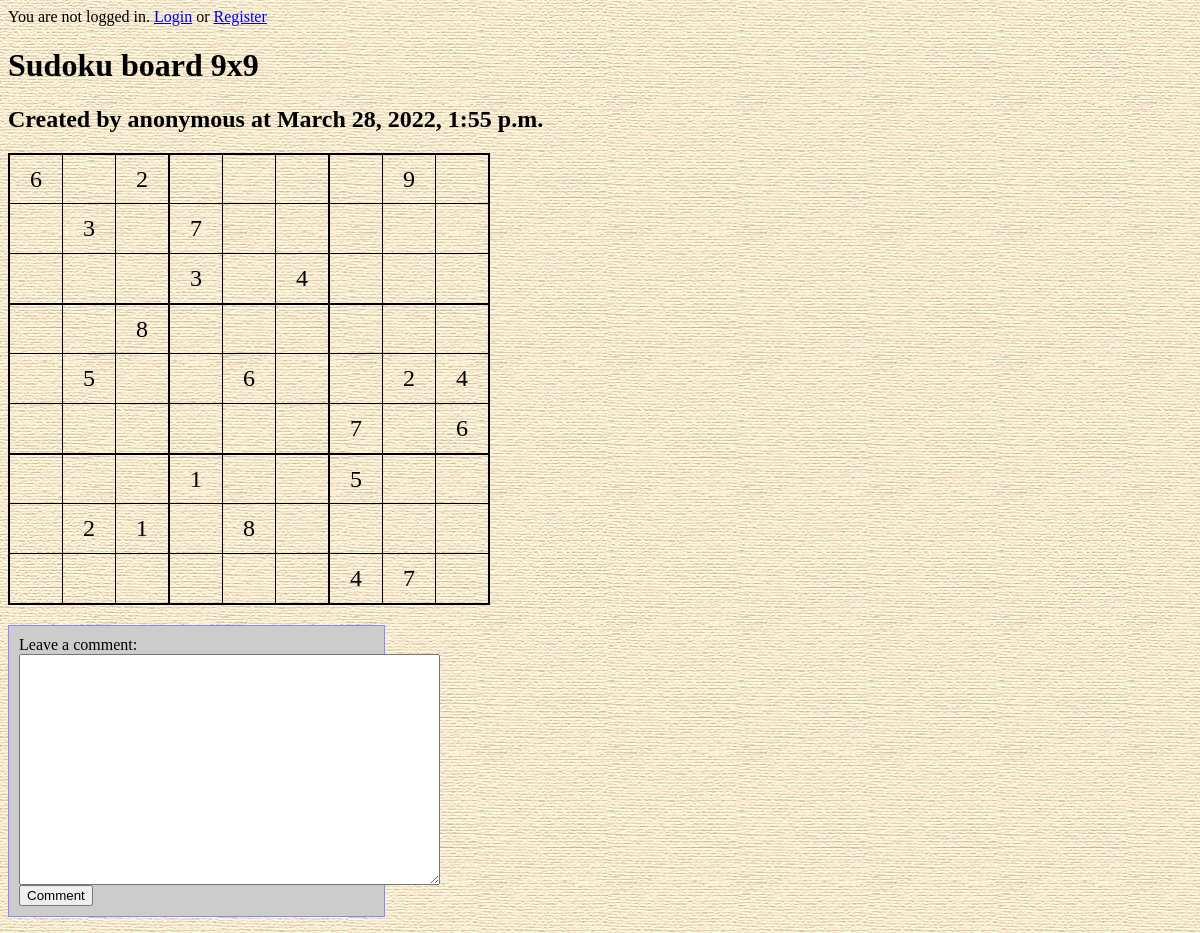
/sudoku/saved/9/, run on an earlier commit of the app's database.
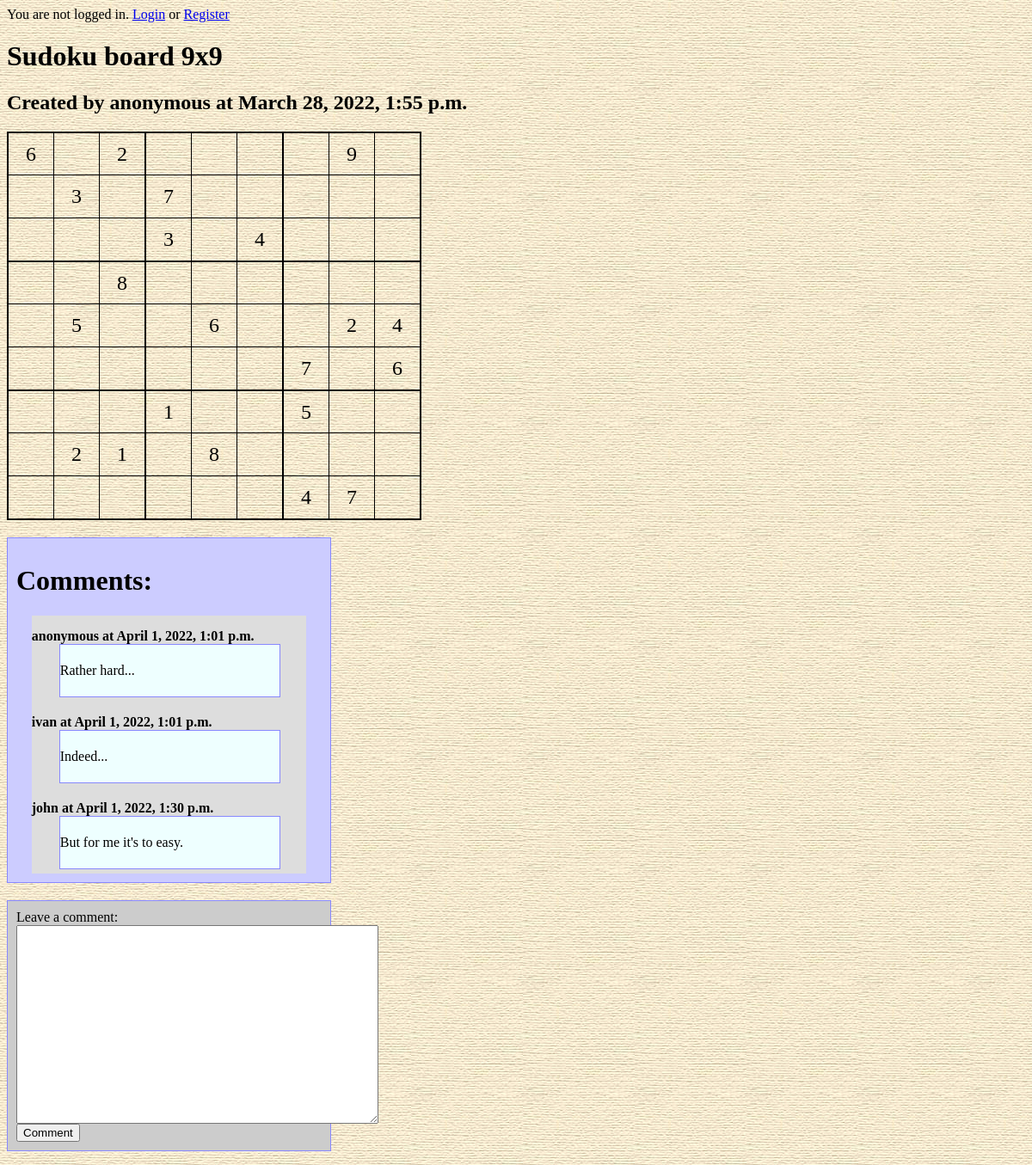
And on a later commit of the database.
### sudoku/models.py (models this page shows, shortened)
class SudokuBlogUser(models.Model):
    loginname = models.CharField(max_length=50)
    firstname = models.CharField(max_length=50)
    lastname = models.CharField(max_length=50)
    is_registered_user = models.BooleanField()
    password_hash = models.CharField(max_length=100)
    def __str__(self):
        return self.loginname

class SavedSudoku(models.Model):
    sudoku_dimensions_field = models.IntegerField()
    sudoku_dimensions_house = models.IntegerField()
    sudoku_state = models.CharField(max_length=500)
    pub_date = models.DateTimeField()
    sudoku_user = models.ForeignKey(SudokuBlogUser, on_delete=models.CASCADE)

class SudokuComment(models.Model):
    saved_sudoku = models.ForeignKey(SavedSudoku, on_delete=models.CASCADE)
    comment_user = models.ForeignKey(SudokuBlogUser, on_delete=models.CASCADE)
    comment_text = models.CharField(max_length=1000)
    pub_date = models.DateTimeField()

### sudoku/views.py (the view)
# urls.py: path('saved/<int:sudoku_id>/', views.saved, name='saved'),
def saved(request, sudoku_id):
    context = get_savedsudoku_context(sudoku_id)
    add_header_context(request, context)
    return render(request,'sudoku/saved.html', context)

### sudoku/user.py (called while the page is built, shortened)
def get_logged_in_session(request):
    session_id = request.COOKIES.get(MY_AUTH_COOKIE)
    if session_id is None:
        return None

def get_logged_in_user(request):
    session = get_logged_in_session(request)
    if session is None:
        return None
    return session.sudoku_user

### sudoku/views.py (called while the page is built)
def prepare_grid(sud):
    grid_emptycells = []
    size = sud.sudoku_dimensions_field
    house_size = sud.sudoku_dimensions_house
    for row in range(size):
        tmp = []
        for col in range(size):
            cell_text = sud.sudoku_state[row * size + col]
            if cell_text == "0":
                cell_text = ""
            style=""
            if row % house_size == 0:
                style = style + "upper"
            if col % house_size == 0:
                style = style + "left"
            if style=="":
                style="usual"
            tmp.append(SudokuCell(cell_text, style))
        grid_emptycells.append(tmp)
    return grid_emptycells

def add_header_context(request, context):
    user = get_logged_in_user(request)
    if user is not None:
        context['logged_in_user'] = user

def get_sudoku_context(sud, temp=False):
    grid_emptycells = prepare_grid(sud)
    if temp:
        sudoku_id = None
        comments = None
    else:
        sudoku_id = sud.id
        comments = sud.sudokucomment_set.filter(saved_sudoku_id=sudoku_id)
    context = {
        'sudoku_grid': grid_emptycells,
        'sudoku_id': sudoku_id,
        'sudoku_user': sud.sudoku_user,
        'sudoku_date': sud.pub_date,
        'sudoku_comments': comments
    }
    return context

def get_savedsudoku_context(sudoku_id):
    sud = get_object_or_404(SavedSudoku, pk=sudoku_id)
    return get_sudoku_context(sud)

### sudoku/templates/sudoku/saved.html (shortened to what this page needs)
{% load static %}
<link rel="stylesheet" type="text/css" href="{% static 'sudoku/style.css' %}">
{% include "sudoku/header.html" %}
<h1>Sudoku board 9x9</h1>
<form action="{% url 'sudoku:leave_a_comment' sudoku_id %}" method="post">
{% if sudoku_grid %}
    {% include "sudoku/sudoku_board.html" %}
    {% if sudoku_comments %}
        <div class="comments_section">
            <h1>Comments:</h1>
        {% for comment in sudoku_comments %}
            <div class="comment">
                <div class="comment_head">
                    <strong>{{ comment.comment_user }} at {{ comment.pub_date }}</strong>
                </div>
                <div class="comment_body">
                    <p>{{ comment.comment_text }}</p>
                </div>
            </div>
        {% endfor %}
        </div>
    {% endif %}
    <div class="comment_form">
        <div class="input">
            <label>Leave a comment:</label><br/>
            <textarea name="comment" cols="50" rows="15" ></textarea>
        </div>
        <input type="submit" value="Comment">
    </div>
{% else %}
    <p>No sudoku generated.</p>
{% endif %}
</form>

### sudoku/templates/sudoku/header.html
<head>
    {% if logged_in_user %}
    Logged in as {{ logged_in_user.loginname }} ({{ logged_in_user.firstname }} {{ logged_in_user.lastname }})
    <a href = "{% url 'sudoku:logout' %}">Logout</a>
    {% else %}
    You are not logged in. <a href = "{% url 'sudoku:login_form' %}">Login</a> or <a href = "{% url 'sudoku:register_form' %}">Register</a>
    {% endif %}
</head>

### sudoku/templates/sudoku/sudoku_board.html
{% if sudoku_user %}
    <h2>Created by {{ sudoku_user }} at {{ sudoku_date }}</h2>
{% endif %}
<div class="sudoku_board">
<table>
{% for row in sudoku_grid %}
    <tr>
        {% for cell in row %}
        <td class="{{ cell.cell_style }}">{{ cell.cell_text }}</td>
        {% endfor %}
    </tr>
{% endfor %}
</table>
</div>

### sudoku/static/sudoku/style.css (style rules this page uses)
.sudoku_board table { border-collapse: collapse; border-top: 1px solid; border-left: 1px solid; border-right: 2px solid; border-bottom: 2px solid; }
.sudoku_board td { font-size: 1.5em; width: 50px; height: 50px; text-align: center; }
.sudoku_board .usual { border-right: 1px solid; border-bottom: 1px solid; }
.sudoku_board .left { border-left: 2px solid; border-right: 1px solid; border-bottom: 1px solid; }
.sudoku_board .upper { border-top: 2px solid; border-right: 1px solid; border-bottom: 1px solid; }
.sudoku_board .upperleft { border-left: 2px solid; border-top: 2px solid; border-right: 1px solid; border-bottom: 1px solid; }
.comments_section { margin-top: 20px; padding: 10px; background-color: #CCF; width: 30%; border: 1px solid #88F; }
.comment_form { margin-top: 20px; background-color: #CCC; width: 30%; border: 1px solid #88F; padding: 10px; }
.comment { background-color: #DDD; width: 90%; margin: auto; padding-top: 5px; padding-bottom: 5px; }
.comment_head { margin-top: 10px; }
.comment_body { padding-top: 5px; padding-bottom: 5px; background-color: #EFF; width: 80%; margin-left: 10%; border: 1px solid #88F; }

What changed in the data, as far as the page shows it:
added SudokuComment: comment_user "anonymous", pub_date "April 1, 2022, 1:01 p.m.", comment_text "Rather hard..."
added SudokuComment: comment_user "ivan", pub_date "April 1, 2022, 1:01 p.m.", comment_text "Indeed..."
added SudokuComment: comment_user "john", pub_date "April 1, 2022, 1:30 p.m.", comment_text "But for me it's to easy."
Also different on the page:
text now shown: "Comments:"
